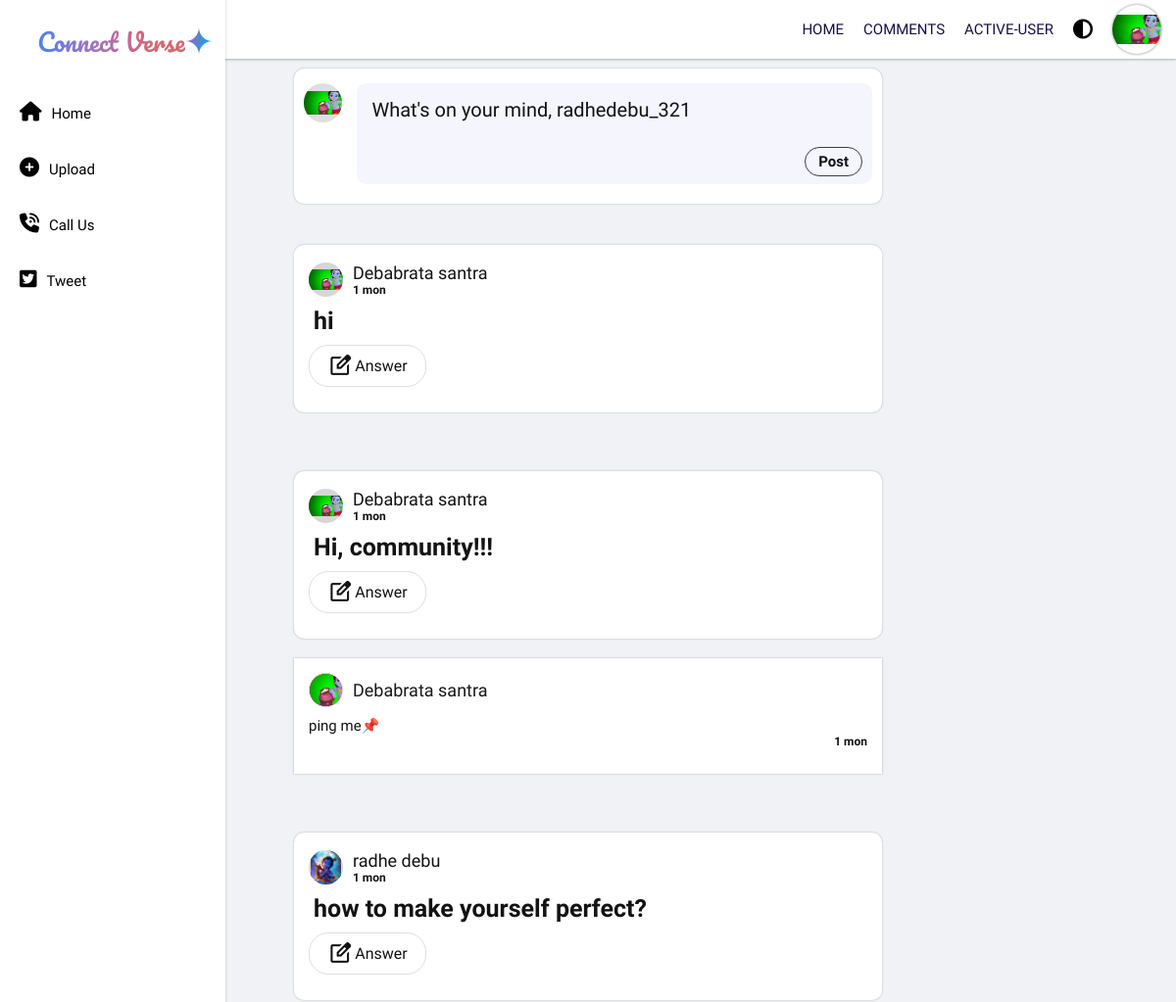
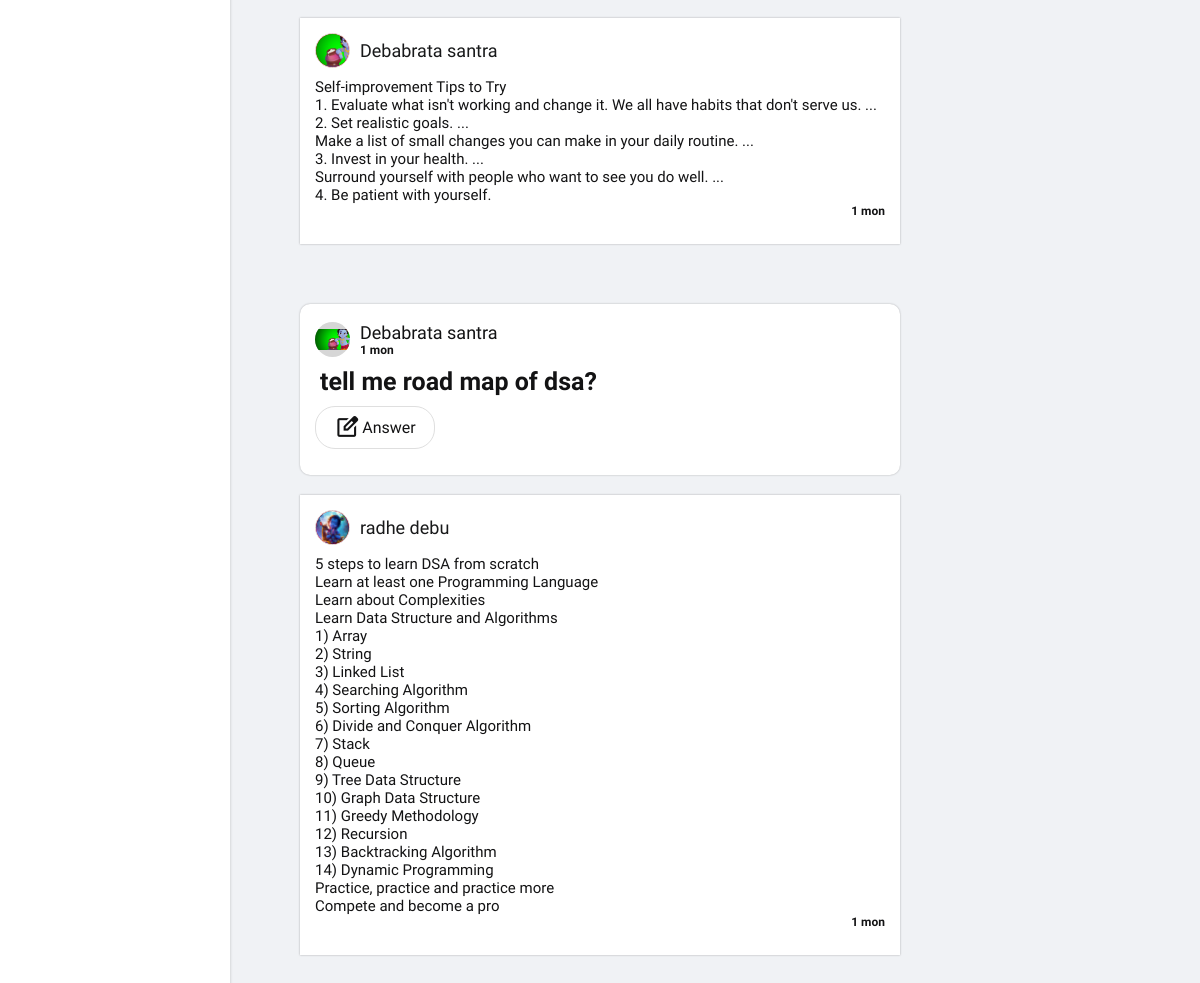
/community.php (signed in), run on the app's committed database (2 pictures, top to bottom).
### tables this page shows
CREATE TABLE `question` (
  `qid` int(255) NOT NULL,
  `ques` longtext NOT NULL,
  `u_nam` varchar(255) NOT NULL,
  `u_im` varchar(255) NOT NULL,
  `post_a_time` varchar(255) NOT NULL
);

CREATE TABLE `answer` (
  `aid` int(255) NOT NULL,
  `qid` varchar(255) NOT NULL,
  `ans` mediumtext NOT NULL,
  `user_img` varchar(255) NOT NULL,
  `u_name` varchar(255) NOT NULL,
  `posttime` varchar(255) NOT NULL
);

### community.php (the view, shortened to what this page needs)
<!DOCTYPE html>
<html lang="en">
<head>
    <link rel="stylesheet" href="quora.css?v=<?php echo time(); ?>">
    <link rel="stylesheet" href="https://cdnjs.cloudflare.com/ajax/libs/font-awesome/6.4.0/css/all.min.css">
</head>
<body>
    <div class="main_div">
        <div class="nav_div">
            <div class="menu">
                <ul>
                    <li><a href="home.php" class="dtext">home</a></li>
                    <li class="comments"><a href="#" class="dtext">comments</a></li>
                    <li><a href="activeuse.php" class="dtext">active-user</a></li>
                    <li>
                        <a href="#" class="dtext">
                            <i class="fa-solid fa-circle-half-stroke darkm"></i>
                        </a>
                    </li>
                    <li>
                        <a href="profile.php">
                            <div class="profile" tooltip="profile" flow="down">
                                <img src="<?php echo $_SESSION['pimg']; ?>" alt="profile_img">
                            </div>
                        </a>
                    </li>
                </ul>
            </div>
        </div>
        <div class="sidebar">
            <div class="logo">
                <a href="home.php">
                    <h2>Connect Verse</h2>
                </a>
                <img src="icon.svg" alt="" class="logo_rotate">
            </div>
            <div class="items">
                <ul>
                    <li><a href="#"><i class="fa-solid fa-house dicon"></i><span class="iname">home</span></a></li>
                    <li class="add_media"><a id="upload"><i class="fa-sharp fa-solid fa-circle-plus dicon"></i><span
                                class="iname">upload</span></a></li>
                    <li><a href="tel: +917319256047"><i class="fa-solid fa-phone-volume dicon"></i><span
                                class="iname">call
                                us</span></a></li>
                    <li class="mail_me"><a href="#"><i class="fa-brands fa-square-twitter dicon"></i><span
                                class="iname">tweet</span></a>
                    </li>
                </ul>
            </div>
        </div>
        <div class="main_cc">
            <form action="" method="post">
                <div class="ask_ques">
                    <div class="user_img">
                        <img src="<?php echo $_SESSION['pimg']; ?>" alt="">
                    </div>
                    <div class="input_grp1">
                        <div class="q_area">
                            <textarea name="question_ask"
                                placeholder="What's on your mind, <?php echo $_SESSION['name']; ?>" autofocus
                                autocomplete="off" id="main_textarea" required class="t_a"></textarea>
                        </div>
                        <div class="q_send">
                            <input type="submit" value="post" name="q_submit" class="a_btn">
                        </div>
                    </div>
                </div>
            </form>
            <div class="main_con">
                <?php
                include 'connection.php';
                $showques = "select * from question order by qid desc";
                $quesquery = mysqli_query($con, $showques);
                while ($arraydata = mysqli_fetch_array($quesquery)) {
                    ?>
                    <div class="ac_sec">
                        <div class="main_sc">
                            <div class="ques_div">
                                <div class="user_det">
                                    <div class="user_ph">
                                        <img src="<?php echo $arraydata['u_im']; ?>" alt="" width="100">
                                    </div>
                                    <div class="u_nam">
                                        <span>
                                            <?php echo $arraydata['u_nam']; ?>
                                        </span>
                                        <span class="ques_time"></span>
                                    </div>
                                </div>
                                <div class="question">
                                    <h3>
                                        <?php echo $arraydata['ques']; ?>
                                    </h3>
                                </div>
                                <div class="ans_btn">
                                    <span class="material-symbols-outlined">
                                    </span>
                                    Answer
                                </div>
                            </div>
                        </div>
                        <div class="ans_div">
                            <?php
                            $qid = $arraydata['qid'];
                            $answers_query = "select * from answer where qid='$qid'";
                            $answers_result = mysqli_query($con, $answers_query);
                            while ($answer_data = mysqli_fetch_array($answers_result)) {
                                ?>
                                <div class="main_section">
                                    <div class="user_details">
                                        <div class="user_img">
                                            <img src="<?php echo $answer_data['user_img']; ?>" alt="user_img">
                                        </div>
                                        <div class="user_name">
                                            <?php echo $answer_data['u_name']; ?>
                                        </div>
                                    </div>
                                    <div class="user_ans">
                                        <p>
                                            <?php echo $answer_data['ans']; ?>
                                        </p>
                                        <div class="time_sec">
                                            <span class="cal_time"></span>
                                        </div>
                                    </div>
                                </div>
                                <?php
                            }
                            ?>
                        </div>
                    </div>
                    <?php
                }
                ?>
            </div>
        </div>
    </div>
</body>
</html>

### data on the page
question: u_im (picture), u_nam "Debabrata santra", ques "hi"
question: u_im (picture), u_nam "Debabrata santra", ques "Hi, community!!!"
answer: user_img (picture), u_name "Debabrata santra", ans "ping me📌"
question: u_im (picture), u_nam "radhe debu", ques "how to make yourself perfect?"
answer: user_img (picture), u_name "Debabrata santra", ans "Self-improvement Tips to Try 1. Evaluate what isn't working and change it. We all have habits that don't serve us. ... 2. Set realistic goals. ... Make a list of small changes you can make in your daily routine. ... 3. Invest in your health. ... Surround yourself with people who want to see you do well. ... 4. Be patient with yourself."
question: u_im (picture), u_nam "Debabrata santra", ques "tell me road map of dsa?"
answer: user_img (picture), u_name "radhe debu", ans "5 steps to learn DSA from scratch Learn at least one Programming Language Learn about Complexities Learn Data Structure and Algorithms 1) Array 2) String 3) Linked List 4) Searching Algorithm 5) Sorting Algorithm 6) Divide and Conquer Algorithm 7) Stack 8) Queue 9) Tree Data Structure 10) Graph Data Structure 11) Greedy Methodology 12) Recursion 13) Backtracking Algorithm 14) Dynamic Programming Practice, practice and practice more Compete and become a pro"
